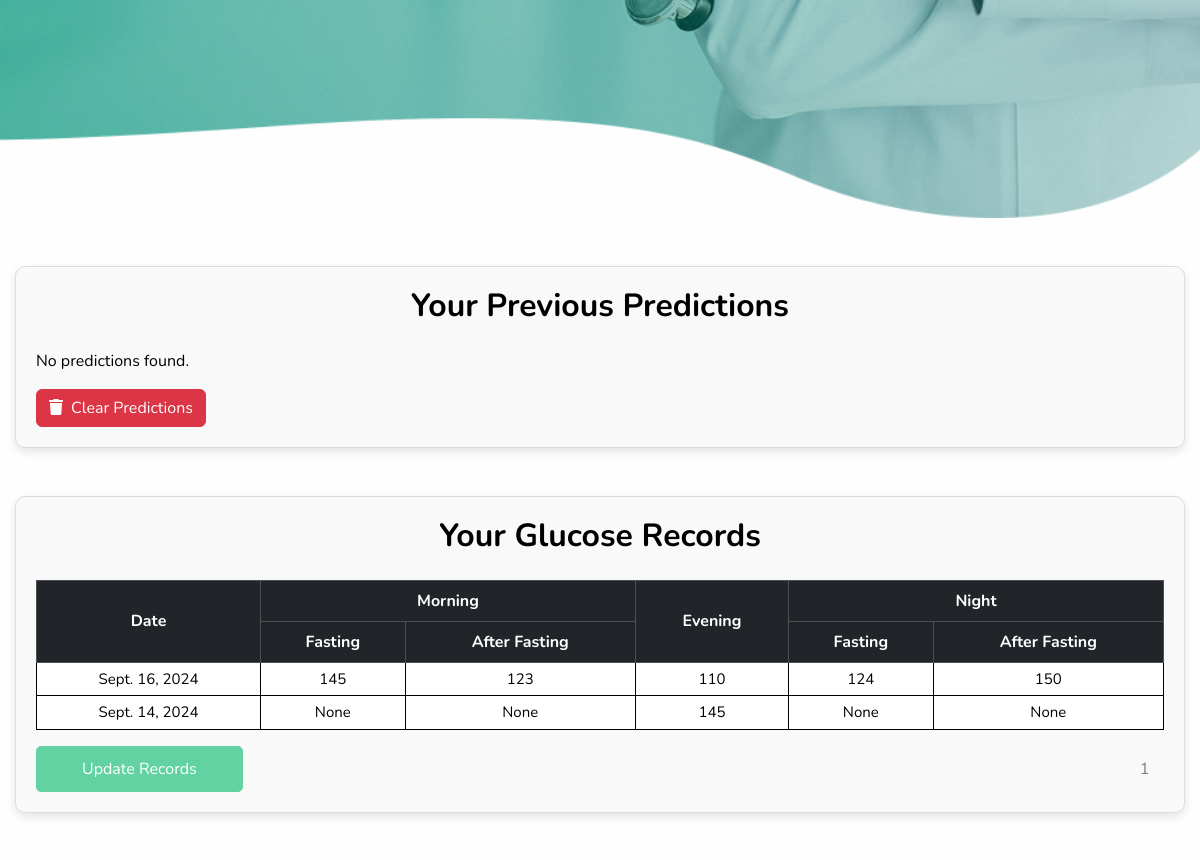
Before: / (signed in, middle part) with the older database file.
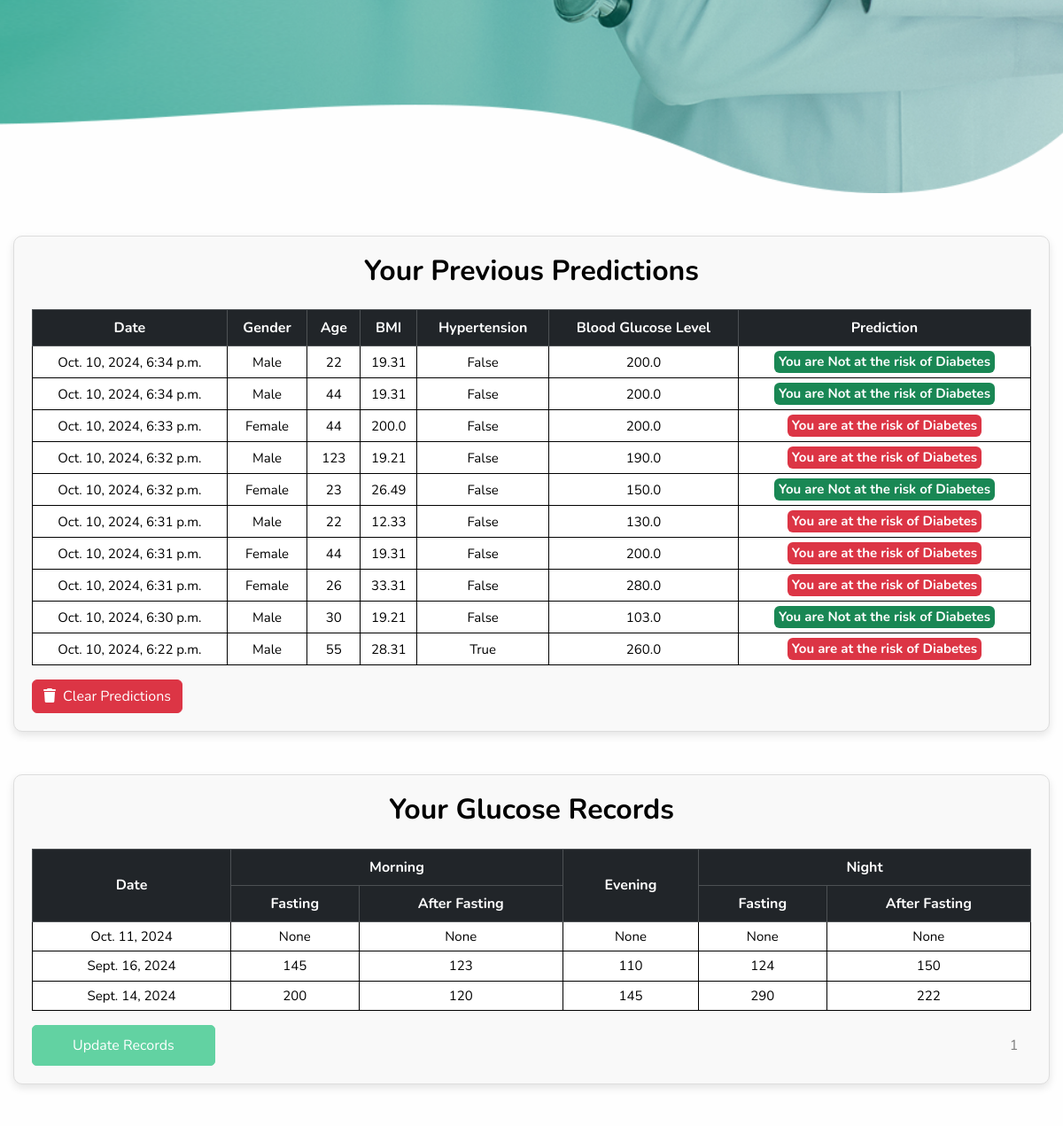
After: the same page with the newer database file.
### Glucose_Record/models.py (models this page shows, shortened)
class GRecords(models.Model):
    user = models.ForeignKey(User, on_delete=models.CASCADE)
    date = models.DateField()
    mor_fast = models.IntegerField(null=True, blank=True)
    mor_after = models.IntegerField(null=True, blank=True)
    evening = models.IntegerField(null=True, blank=True)
    night_fast = models.IntegerField(null=True, blank=True)
    night_after = models.IntegerField(null=True, blank=True)

### predictor/models.py (models this page shows, shortened)
class Predictions(models.Model):
    user = models.ForeignKey(User, on_delete=models.CASCADE)
    gender = models.CharField(max_length=50)
    age = models.IntegerField()
    hypertension = models.BooleanField()
    heart_disease = models.BooleanField()
    smoking_history = models.CharField(max_length=50)
    bmi = models.FloatField()
    hba1c_level = models.FloatField()
    blood_glucose_level = models.FloatField()
    prediction_result = models.CharField(max_length=50)
    date = models.DateTimeField(auto_now_add=True)

### Home/views.py (the view)
# urls.py: path("", home_views.index , name='index'),
def index(request):
    user_predictions = None
    no_data_message = None
    records = None
    no_records_message = None
    if request.user.is_authenticated:
        user_predictions = Predictions.objects.filter(user=request.user).order_by('-date')
        if not user_predictions.exists():
            no_data_message = "No predictions found."
        user_records = GRecords.objects.filter(user=request.user).order_by('-date')
        if not user_records.exists():
            no_records_message = "No records found."
        else:
            paginator = Paginator(user_records, 7)
            page = request.GET.get('page')
            try:
                records = paginator.page(page)
            except PageNotAnInteger:
                records = paginator.page(1)
            except EmptyPage:
                records = paginator.page(paginator.num_pages)
            no_records_message = None
    else:
        no_data_message = "Please log in to view your predictions."
        no_records_message = "Please log in to view your records."
    return render(request, 'index.html', {
        'predictions': user_predictions,
        'no_data_message': no_data_message,
        'user_records': records,
        'no_records_message': no_records_message,
    })

### templates/index.html (shortened to what this page needs)
{% extends "base.html" %}
{% load static %}
{% block content %}
<div class="container slider_section">
</div>
</div>
<div class="container container_predictions my-5">
  <h2 class="text-center mb-4">Your Previous Predictions</h2>
  <div class="table-responsive">
    {% if request.user.is_authenticated%}
    {% if no_data_message %}
    <p>{{ no_data_message }}</p>
    {% else %}
    <table class="table table-bordered">
      <thead class="table-dark">
        <tr>
          <th>Date</th>
          <th>Gender</th>
          <th>Age</th>
          <th>BMI</th>
          <th>Hypertension</th>
          <th>Blood Glucose Level</th>
          <th>Prediction</th>
        </tr>
      </thead>
      <tbody>
        {% for prediction in predictions %}
        <tr>
          <td>{{ prediction.date }}</td>
          <td>{{ prediction.gender }}</td>
          <td>{{ prediction.age }}</td>
          <td>{{ prediction.bmi }}</td>
          <td>{{ prediction.hypertension }}</td>
          <td>{{ prediction.blood_glucose_level }}</td>
          <td>
            <span
              class="badge {% if prediction.prediction_result == 'You are at the risk of Diabetes' %}bg-danger{% else %}bg-success{% endif %}">
              {{ prediction.prediction_result }}
            </span>
          </td>
        </tr>
        {% endfor %}
      </tbody>
    </table>
    {% endif %}
    <button class="btn btn-danger" data-bs-toggle="modal" data-bs-target="#confirmationModal">
      <i class="fa-solid fa-trash" style="margin-right: 0.5rem;"></i>Clear Predictions
    </button>
    {% else %}
    <P>{{no_data_message}}</P>
    {% endif %}
  </div>
</div>
<div class="container container_predictions my-5">
  <h2 class="text-center mb-4">Your Glucose Records</h2>
  <div class="table-responsive">
    {% if request.user.is_authenticated %}
    {% if no_records_message %}
    <p>{{ no_records_message }}</p>
    {% else %}
    <table class="table table-bordered">
      <thead class="table-dark">
        <tr>
          <th rowspan="2">Date</th>
          <th colspan="2">Morning</th>
          <th rowspan="2">Evening</th>
          <th colspan="2">Night</th>
        </tr>
        <tr>
          <th>Fasting</th>
          <th>After Fasting</th>
          <th>Fasting</th>
          <th>After Fasting</th>
        </tr>
      </thead>
      <tbody>
        {% for record in user_records %}
        <tr>
          <td>{{ record.date }}</td>
          <td>{{ record.mor_fast }}</td>
          <td>{{ record.mor_after }}</td>
          <td>{{ record.evening }}</td>
          <td>{{ record.night_fast }}</td>
          <td>{{ record.night_after }}</td>
        </tr>
        {% endfor %}
      </tbody>
    </table>
    {% endif %}
    <div class="update-pagination-container">
      <a href="{% url 'record' %}">
        Update Records
      </a>
      <div class="pagination">
        <a class="round active" href="?page={{ num }}">{{ user_records.number }}</a>
      </div>
    </div>
    {% else %}
    <p>{{ no_records_message }}</p>
    {% endif %}
  </div>
</div>
{% endblock content %}

### templates/base.html (shortened to what this page needs)
{% load static %}
<!DOCTYPE html>
<html>
<head>
  <link href="https://cdn.jsdelivr.net/npm/bootstrap@5.3.3/dist/css/bootstrap.min.css" rel="stylesheet"
>
  <link rel="stylesheet" href="https://cdnjs.cloudflare.com/ajax/libs/font-awesome/6.0.0-beta3/css/all.min.css">
  <link href={% static "css/style.css" %} type="text/css" rel="stylesheet" />
  <link href={% static "css/responsive.css" %} rel="stylesheet" />
  <link rel="stylesheet" href="https://cdnjs.cloudflare.com/ajax/libs/toastr.js/latest/toastr.min.css" />
</head>
<body>
  <div class="hero_area">
    <div class="hero_bg_box">
      <img src={% static 'media/hero-bg.png' %} alt="">
    </div>
    {% block content %}{% endblock content %}
</body>
</html>

### static/css/style.css (style rules this page uses)
body { font-family: 'Nunito', sans-serif; color: #000000; background-color: #fefefe; overflow-x: hidden; }
a, a:hover, a:focus { text-decoration: none; }
.btn, .btn:focus { outline: none !important; box-shadow: none; }
.hero_area { position: relative; min-height: 100vh; display: flex; flex-direction: column; }
.hero_area .hero_bg_box { position: absolute; top: 0; left: 0; width: 100%; height: 100%; display: flex; justify-content: center; align-items: flex-end; overflow: hidden; z-index: -1; }
.hero_area .hero_bg_box img { width: 100%; height: 100%; object-fit: cover; object-position: bottom right; }
.slider_section { flex: 1; display: flex; align-items: center; position: relative; padding: 45px 0 145px 0; }
.container_predictions { background-color: #f9f9f9; padding: 20px; border-radius: 10px; border: 1px solid #ddd; box-shadow: 0 4px 10px rgba(0, 0, 0, 0.1); }
.container_predictions h2 { font-weight: bold; }
.container_predictions a { display: inline-block; padding: 10px 45px; background-color: #62d2a2; color: #ffffff; border-radius: 5px; transition: all 0.3s; border: 1px solid #62d2a2; }
.table { border: none; }
.table td { font-size: 15px; padding: 5px; vertical-align: middle; }
td, th { text-align: center; vertical-align: middle; }
.badge { font-size:15px; padding: 5px; }
.update-pagination-container { display: flex; align-items: center; justify-content: space-between; }
.pagination { display: inline-flex; align-items: center; }
.pagination a { color: black; width: 35px; height: 35px; padding: 0; border: 1px solid #ddd; text-decoration: none; transition: all 0.3s ease; text-align: center; justify-content: center; display: flex; align-items: center; background-color: transparent; margin-inline: 2px; }
.pagination .round { border: none; border-radius: 50%; width: 35px; height: 35px; padding: 0; text-align: center; justify-content: center; display: flex; align-items: center; background-color: transparent; color: gray; }

### static/css/responsive.css (style rules this page uses)
@media (max-width: 1299px) { .hero_area .hero_bg_box { top: 0; left: 0; width: 100%; } }
@media (min-width: 1200px) { .container { max-width: 1170px; } }

Changed rows visible on the page:
added Predictions: date "Oct. 10, 2024, 6:34 p.m.", gender "Male", age "22", bmi "19.31", hypertension "False", blood_glucose_level "200.0", prediction_result "You are Not at the risk of Diabetes"
added Predictions: date "Oct. 10, 2024, 6:34 p.m.", gender "Male", age "44", bmi "19.31", hypertension "False", blood_glucose_level "200.0", prediction_result "You are Not at the risk of Diabetes"
added Predictions: date "Oct. 10, 2024, 6:33 p.m.", gender "Female", age "44", bmi "200.0", hypertension "False", blood_glucose_level "200.0", prediction_result "You are at the risk of Diabetes"
added Predictions: date "Oct. 10, 2024, 6:32 p.m.", gender "Male", age "123", bmi "19.21", hypertension "False", blood_glucose_level "190.0", prediction_result "You are at the risk of Diabetes"
added Predictions: date "Oct. 10, 2024, 6:32 p.m.", gender "Female", age "23", bmi "26.49", hypertension "False", blood_glucose_level "150.0", prediction_result "You are Not at the risk of Diabetes"
added Predictions: date "Oct. 10, 2024, 6:31 p.m.", gender "Male", age "22", bmi "12.33", hypertension "False", blood_glucose_level "130.0", prediction_result "You are at the risk of Diabetes"
added Predictions: date "Oct. 10, 2024, 6:31 p.m.", gender "Female", age "44", bmi "19.31", hypertension "False", blood_glucose_level "200.0", prediction_result "You are at the risk of Diabetes"
added Predictions: date "Oct. 10, 2024, 6:31 p.m.", gender "Female", age "26", bmi "33.31", hypertension "False", blood_glucose_level "280.0", prediction_result "You are at the risk of Diabetes"
added Predictions: date "Oct. 10, 2024, 6:30 p.m.", gender "Male", age "30", bmi "19.21", hypertension "False", blood_glucose_level "103.0", prediction_result "You are Not at the risk of Diabetes"
added Predictions: date "Oct. 10, 2024, 6:22 p.m.", gender "Male", age "55", bmi "28.31", hypertension "True", blood_glucose_level "260.0", prediction_result "You are at the risk of Diabetes"
added GRecords: date "Oct. 11, 2024", mor_fast "None", mor_after "None", evening "None", night_fast "None", night_after "None"
changed GRecords "Sept. 14, 2024": mor_fast "None" → "200"; mor_after "None" → "120"; night_fast "None" → "290"; night_after "None" → "222"
Other visible differences:
{{ no_data_message }}: "No predictions found." → (not shown)
text now shown: "Date Gender Age BMI Hypertension Blood Glucose Level Prediction"
